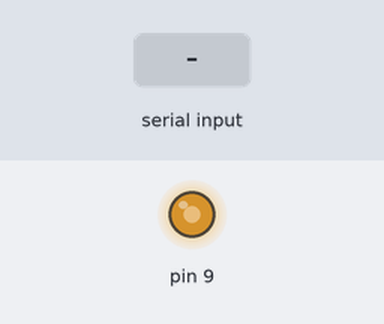
Bench run of a sketch on a simulated Arduino Uno, built with avr-gcc and run on an emulated ATmega328P. On the bench: output pins drawn as LEDs (lit = HIGH). The test bench sets the inputs (shaded band). What the sketch prints to the serial monitor is not drawn.

Above: at 1.27 s.
1.3 s: byte 10 ('\n') received over Serial
4.3 s: "5\n" received over Serial
Timing chart, 0 to 13.3 s (numbered marks = the images above; inputs shaded):
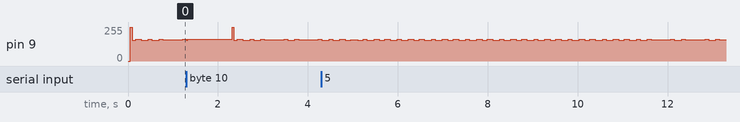

The sketch:

sinewave.ino
```cpp
#define TABLESIZE 288
byte sineTable[TABLESIZE];

void setup() {
  Serial.begin(57600);
  pinMode(9, OUTPUT);
  setPwmFrequency(9, 1);
  Serial.println("serial_pwm");
  for (int i = 0; i < TABLESIZE; i++) {
    sineTable[i] = (byte)(255.0 * sin((3.14159/TABLESIZE)*i));
  }
}

int lastPwm, pwm, cycle = 0;
int scale = 127;

void loop() {
  while (Serial.available() > 0) {

    float celsius = Serial.parseFloat();
    if (Serial.read() == '\n') {
      scale = constrain((int)(celsius), 0, 255);
      Serial.println(scale);
    }
  }
  /*
   * pwm = (int)(abs(sin((float)millis()/1000.0*2*3.14159*60.0)) * scale);
  if (lastPwm != pwm) {
    analogWrite(9,pwm);
    lastPwm = pwm;
    //Serial.println(pwm);
  }
  */
  analogWrite(9,sineTable[cycle]);
  cycle++;
  cycle %= TABLESIZE;
}

void setPwmFrequency(int pin, int divisor) {
  byte mode;
  if(pin == 5 || pin == 6 || pin == 9 || pin == 10) {
    switch(divisor) {
    case 1:
      mode = 0x01;
      break;
    case 8:
      mode = 0x02;
      break;
    case 64:
      mode = 0x03;
      break;
    case 256:
      mode = 0x04;
      break;
    case 1024:
      mode = 0x05;
      break;
    default:
      return;
    }
    if(pin == 5 || pin == 6) {
      TCCR0B = TCCR0B & 0b11111000 | mode;
    }
    else {
      TCCR1B = TCCR1B & 0b11111000 | mode;
    }
  }
  else if(pin == 3 || pin == 11) {
    switch(divisor) {
    case 1:
      mode = 0x01;
      break;
    case 8:
      mode = 0x02;
      break;
    case 32:
      mode = 0x03;
      break;
    case 64:
      mode = 0x04;
      break;
    case 128:
      mode = 0x05;
      break;
    case 256:
      mode = 0x06;
      break;
    case 1024:
      mode = 0x7;
      break;
    default:
      return;
    }
    TCCR2B = TCCR2B & 0b11111000 | mode;
  }
}
```
